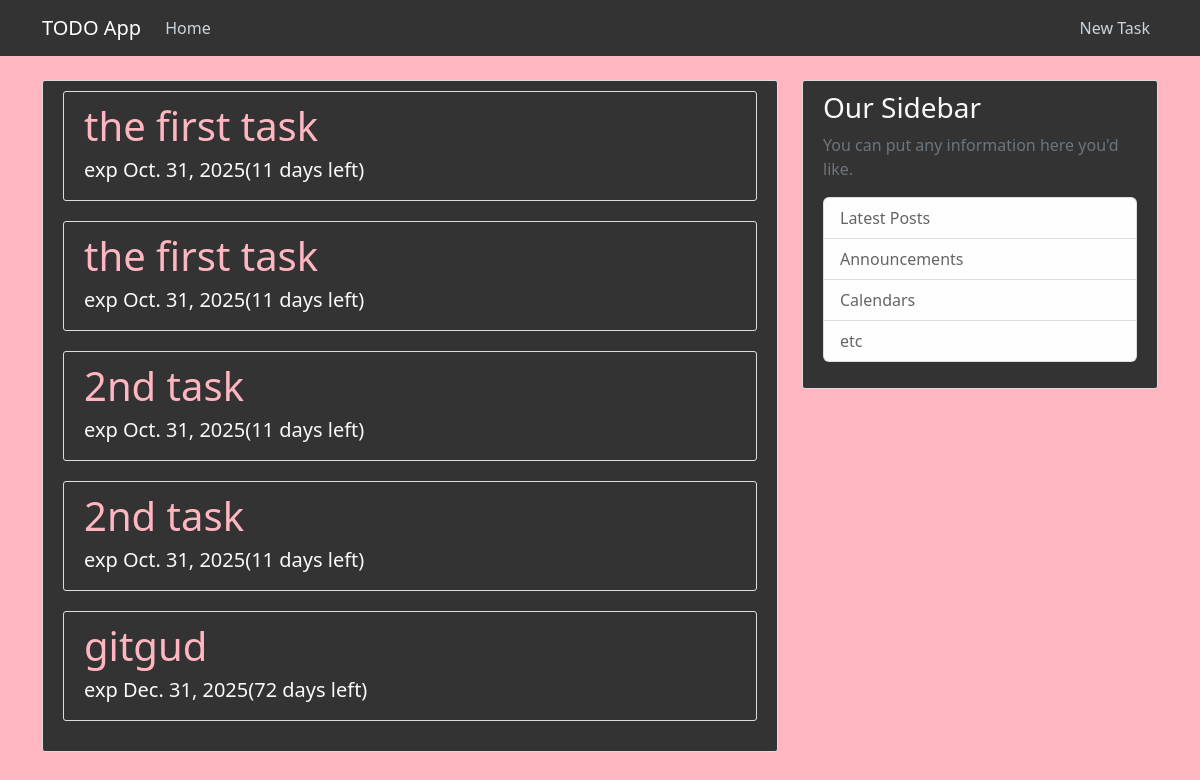
The page / on the database its author committed.
### myapp/models.py (models this page shows, shortened)
class TODOList(models.Model):
    title = models.CharField(max_length=200)
    description = models.TextField()
    date_created = models.DateTimeField(default=timezone.now)
    expiration_date = models.DateField(default=timezone.now() + timedelta(days=14))
    def days_left(self):
        return (self.expiration_date - timezone.now().date()).days

### myapp/views.py (the view)
# urls.py: path("", app_views.TaskListView.as_view(), name="home"),
class TaskListView(ListView):
    model = TODOList
    ordering = ["expiration_date"]

### myapp/templates/myapp/todolist_list.html
{% extends "myapp/base.html" %}
{% load tz %}
{% block content %}
    <div class="content-section">
        {% for obj in object_list %}
            <div class="content-section">
                <h1 class="task-title"><a href="{% url 'task-view' obj.pk %}">{{ obj.title }}</a></h1>
                <h5>exp {{ obj.expiration_date }}({{ obj.days_left }} days left)</h5>
            </div>
        {% endfor %}
    </div>
{% endblock content %}

### myapp/templates/myapp/base.html (shortened to what this page needs)
{% load static %}
{% load django_htmx %}
<!DOCTYPE html>
<html lang="en">
    <head>
        <link href="https://cdn.jsdelivr.net/npm/bootstrap@5.2.3/dist/css/bootstrap.min.css" rel="stylesheet">
        <link rel="stylesheet" href="{% static 'myapp/style.css' %}">
    </head>
    <body hx-headers='{"x-csrftoken": "{{ csrf_token }}"}'>
        <header class="site-header">
          <nav class="navbar navbar-expand-md navbar-dark bg-steel fixed-top">
            <div class="container">
              <a class="navbar-brand mr-4" href="/">TODO App</a>
              <div class="collapse navbar-collapse" id="navbarToggle">
                <div class="navbar-nav mr-auto">
                  <a class="nav-item nav-link" href="{% url 'home' %}">Home</a>
                </div>
                <div class="navbar-nav ms-auto">
                    <a class="nav-item nav-link" href="{% url 'task-create' %}">New Task</a>
                </div>
              </div>
            </div>
          </nav>
        </header>
        <main role="main" class="container">
          <div class="row">
            <div class="col-md-8">
                {% block content %}
                {% endblock content %}
            </div>
              {% if not request.htmx %}
            <div class="col-md-4">
              <div class="content-section">
                <h3>Our Sidebar</h3>
                <p class='text-muted'>You can put any information here you'd like.
                  <ul class="list-group">
                    <li class="list-group-item list-group-item-light">Latest Posts</li>
                    <li class="list-group-item list-group-item-light">Announcements</li>
                    <li class="list-group-item list-group-item-light">Calendars</li>
                    <li class="list-group-item list-group-item-light">etc</li>
                  </ul>
                </p>
              </div>
            </div>
              {% endif %}
          </div>
        </main>
    </body>
</html>

### myapp/static/myapp/style.css (style rules this page uses)
body { background:lightpink;#98f5b1 color: #fafafa; margin-top: 5rem; }
h1, h2, h3, h4, h5, h6 { color: #fafafa; }
.content-section { color: #fafafa; }
ul { margin: 0; }
.bg-steel { background-color: #333333; }
.site-header .navbar-nav .nav-link { color: #cbd5db; }
.content-section { background: #333333; padding: 10px 20px; border: 1px solid #dddddd; border-radius: 3px; margin-bottom: 20px; }
.task-title { text-decoration: none; color: lightpink; }
.task-title a { text-decoration: none; color: lightpink; }

### rows shown on the page
TODOList: title "the first task", expiration_date "Oct. 31, 2025", days_left "11"
TODOList: title "the first task", expiration_date "Oct. 31, 2025", days_left "11"
TODOList: title "2nd task", expiration_date "Oct. 31, 2025", days_left "11"
TODOList: title "2nd task", expiration_date "Oct. 31, 2025", days_left "11"
TODOList: title "gitgud", expiration_date "Dec. 31, 2025", days_left "72"
